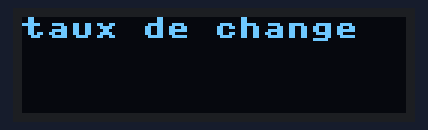
The program below on a simulated ESP32 board running MicroPython. Parts: 128×32 one-colour display. Library files of the repository ran but are not shown: ssd1306.py. At 0.0 s the program stops and its outputs stay as they are.

Above: at 0.1 s.

The program:

oledex.py
```python
from machine import Pin, SoftI2C
import ssd1306


i2c = SoftI2C(scl=Pin(22), sda=Pin(21))

oled_width = 128
oled_height = 32
oled = ssd1306.SSD1306_I2C(oled_width, oled_height, i2c)

oled.fill(0)
oled.text('taux de change', 0, 0)
oled.show()
```
